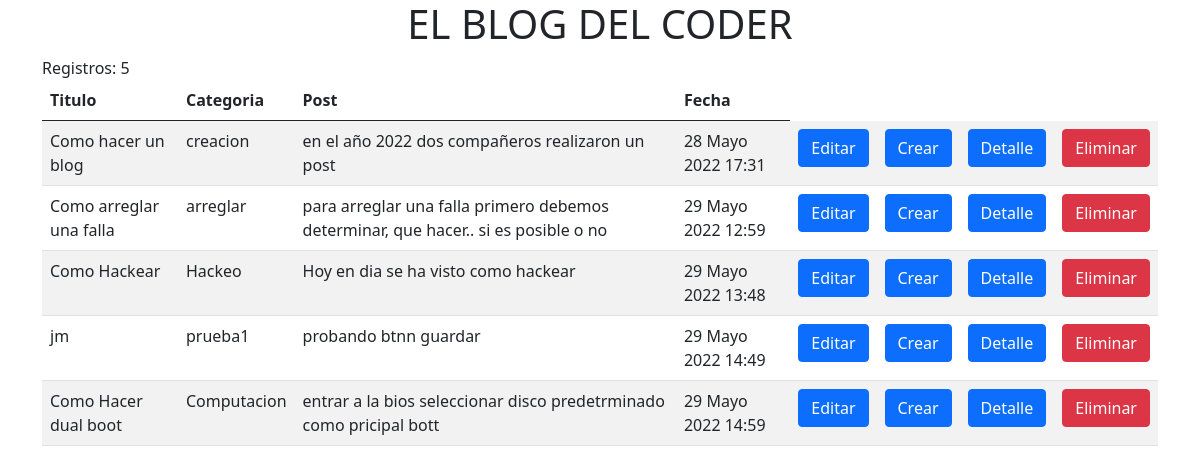
The app's page /, older data.
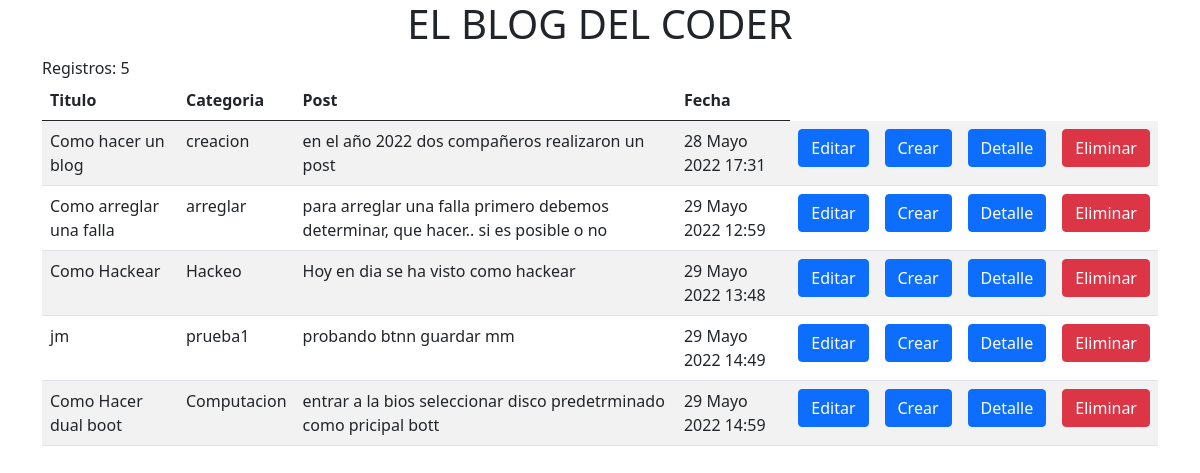
The same page, newer data.
### blog_web/models.py (models this page shows, shortened)
class Posteo(models.Model):
    autor = models.TextField(max_length=100)
    titulo = models.TextField(max_length=100)
    categoria = models.TextField(max_length=100)
    post = models.TextField(max_length=1000)
    fecha_posteo = models.DateTimeField(auto_now_add=True)

### blog_web/views.py (the view)
# urls.py: path('', inicio, name='index'),
def inicio(request):
    no_blog = Posteo.objects.count()
    blogweb = Posteo.objects.all()
    return render(request, 'blog_web/inicio.html', {'no_blog': no_blog, 'blogweb': blogweb})

### blog_web/templates/blog_web/inicio.html (shortened to what this page needs)
<!DOCTYPE html>
<html>
<head>
    <link href="https://cdn.jsdelivr.net/npm/bootstrap@5.0.2/dist/css/bootstrap.min.css" rel="stylesheet"
>
</head>
<body>
<div class="container text-center">
    {% block title %}
    <h1>EL BLOG DEL CODER</h1>
    {% endblock %}
</div>
{% block content %}
<div class="container">
    <div> Registros: {{no_blog}}</div>
    <div>
        <table class="table table-striped">
            <thead>
            <tr>
                <th>Titulo</th>
                <th>Categoria</th>
                <th>Post</th>
                <th>Fecha</th>
            </tr>
            </thead>
            <tbody>
            {% for blog_web in blogweb %}
            <tr>
                <td>{{blog_web.titulo}}</td>
                <td>{{blog_web.categoria}}</td>
                <td>{{blog_web.post}}</td>
                <td>{{blog_web.fecha_posteo}}</td>
                <td><a class="btn btn-primary" href="blog/editar/{{blog_web.id}}" role="button">Editar</a></td>
                <td><a class="btn btn-primary" href="{% url 'blog_crear'%}">Crear</a></td>
                <td><a class="btn btn-primary" href="blog/detalle/{{blog_web.id}}">Detalle</a></td>
                <td><a class="btn btn-danger" href="blog/borrar/{{blog_web.id}}">Eliminar</a></td>
            </tr>
            {% endfor %}
            </tbody>
    </div>
</div>
{% endblock %}
</body>
</html>

Row changes from the older to the newer data that the page shows:
changed Posteo "jm": post "probando btnn guardar" → "probando btnn guardar mm"
